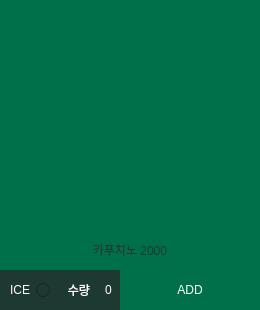
         <widget class="QFrame" name="frame_3_8">
          <property name="geometry">
           <rect>
            <x>300</x>
            <y>720</y>
            <width>260</width>
            <height>310</height>
           </rect>
          </property>
          <property name="frameShape">
           <enum>QFrame::NoFrame</enum>
          </property>
          <property name="frameShadow">
           <enum>QFrame::Raised</enum>
          </property>
          <widget class="QRadioButton" name="radioButton_3_8">
           <property name="geometry">
            <rect>
             <x>0</x>
             <y>270</y>
             <width>50</width>
             <height>40</height>
            </rect>
           </property>
           <property name="focusPolicy">
            <enum>Qt::NoFocus</enum>
           </property>
           <property name="layoutDirection">
            <enum>Qt::RightToLeft</enum>
           </property>
           <property name="styleSheet">
            <string notr="true">background-color: rgb(30, 57, 50);
color: rgb(255, 255, 255);</string>
           </property>
           <property name="text">
            <string>ICE</string>
           </property>
           <property name="checked">
            <bool>false</bool>
           </property>
           <property name="autoRepeat">
            <bool>false</bool>
           </property>
           <property name="autoExclusive">
            <bool>false</bool>
           </property>
          </widget>
          <widget class="QLabel" name="label_3_8">
           <property name="geometry">
            <rect>
             <x>50</x>
             <y>270</y>
             <width>40</width>
             <height>40</height>
            </rect>
           </property>
           <property name="styleSheet">
            <string notr="true">background-color: rgb(30, 57, 50);
color: rgb(255, 255, 255);
font: 75 9pt &quot;맑은 고딕&quot;;</string>
           </property>
           <property name="text">
            <string>수량</string>
           </property>
           <property name="alignment">
            <set>Qt::AlignRight|Qt::AlignTrailing|Qt::AlignVCenter</set>
           </property>
          </widget>
          <widget class="QLabel" name="label_image_3_8">
           <property name="geometry">
            <rect>
             <x>0</x>
             <y>0</y>
             <width>260</width>
             <height>270</height>
            </rect>
           </property>
           <property name="styleSheet">
            <string notr="true">background-color: rgb(0, 112, 74);</string>
           </property>
           <property name="text">
            <string/>
           </property>
          </widget>
          <widget class="QSpinBox" name="spinBox_3_8">
           <property name="geometry">
            <rect>
             <x>90</x>
             <y>270</y>
             <width>50</width>
             <height>40</height>
            </rect>
           </property>
           <property name="focusPolicy">
            <enum>Qt::WheelFocus</enum>
           </property>
           <property name="styleSheet">
            <string notr="true">background-color: rgb(30, 57, 50);
color: rgb(255, 255, 255);</string>
           </property>
           <property name="frame">
            <bool>false</bool>
           </property>
           <property name="alignment">
            <set>Qt::AlignCenter</set>
           </property>
          </widget>
          <widget class="QPushButton" name="pushButton_3_8">
           <property name="geometry">
            <rect>
             <x>120</x>
             <y>270</y>
             <width>140</width>
             <height>40</height>
            </rect>
           </property>
           <property name="focusPolicy">
            <enum>Qt::StrongFocus</enum>
           </property>
           <property name="styleSheet">
            <string notr="true">QPushButton{
	font: 9pt &quot;맑은 고딕&quot;;
	color: rgb(255, 255, 255);
	background-color: rgb(0, 112, 74);
	border: 0px;
}
QPushButton:hover{
	color: rgb(0, 0, 0);
	background-color: rgb(0, 255, 166);
}</string>
           </property>
           <property name="text">
            <string>ADD</string>
           </property>
          </widget>
          <widget class="QLabel" name="label_p_3_8">
           <property name="geometry">
            <rect>
             <x>0</x>
             <y>230</y>
             <width>260</width>
             <height>40</height>
            </rect>
           </property>
           <property name="styleSheet">
            <string notr="true">color: rgb(30, 57, 50);
font: 75 9pt &quot;맑은 고딕&quot;;</string>
           </property>
           <property name="text">
            <string>카푸치노 2000</string>
           </property>
           <property name="alignment">
            <set>Qt::AlignCenter</set>
           </property>
          </widget>
         </widget>
